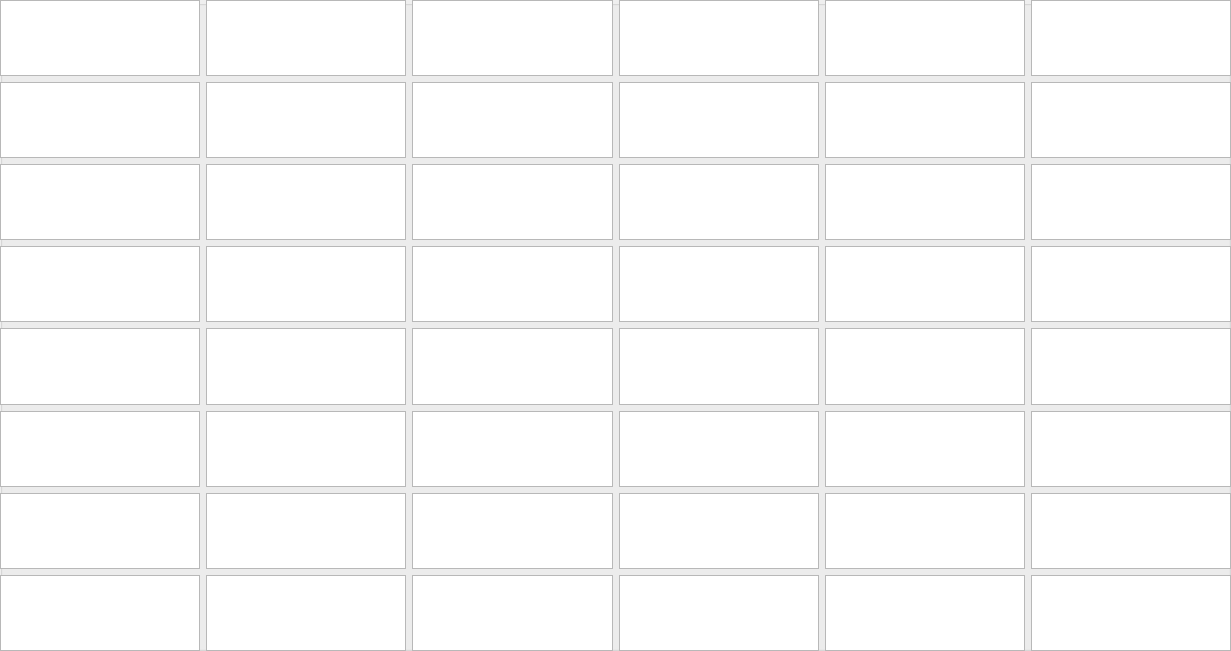
    <widget class="QGroupBox" name="groupBoxAllSubject">
     <property name="geometry">
      <rect>
       <x>0</x>
       <y>30</y>
       <width>1231</width>
       <height>651</height>
      </rect>
     </property>
     <property name="title">
      <string/>
     </property>
     <widget class="QWidget" name="gridLayoutWidget">
      <property name="geometry">
       <rect>
        <x>0</x>
        <y>0</y>
        <width>1231</width>
        <height>651</height>
       </rect>
      </property>
      <layout class="QGridLayout" name="gridLayout">
       <item row="7" column="1">
        <widget class="QTextBrowser" name="textBrowserTue8"/>
       </item>
       <item row="2" column="4">
        <widget class="QTextBrowser" name="textBrowserFri3"/>
       </item>
       <item row="5" column="2">
        <widget class="QTextBrowser" name="textBrowserWed6"/>
       </item>
       <item row="5" column="0">
        <widget class="QTextBrowser" name="textBrowserMon6"/>
       </item>
       <item row="0" column="1">
        <widget class="QTextBrowser" name="textBrowserTue1"/>
       </item>
       <item row="0" column="4">
        <widget class="QTextBrowser" name="textBrowserFri1"/>
       </item>
       <item row="2" column="1">
        <widget class="QTextBrowser" name="textBrowserTue3"/>
       </item>
       <item row="7" column="4">
        <widget class="QTextBrowser" name="textBrowserFri8"/>
       </item>
       <item row="3" column="3">
        <widget class="QTextBrowser" name="textBrowserThu4"/>
       </item>
       <item row="3" column="4">
        <widget class="QTextBrowser" name="textBrowserFri4"/>
       </item>
       <item row="4" column="0">
        <widget class="QTextBrowser" name="textBrowserMon5"/>
       </item>
       <item row="2" column="0">
        <widget class="QTextBrowser" name="textBrowserMon3"/>
       </item>
       <item row="0" column="3">
        <widget class="QTextBrowser" name="textBrowserThu1"/>
       </item>
       <item row="3" column="0">
        <widget class="QTextBrowser" name="textBrowserMon4"/>
       </item>
       <item row="6" column="0">
        <widget class="QTextBrowser" name="textBrowserMon7"/>
       </item>
       <item row="2" column="3">
        <widget class="QTextBrowser" name="textBrowserThu3"/>
       </item>
       <item row="0" column="2">
        <widget class="QTextBrowser" name="textBrowserWed1"/>
       </item>
       <item row="6" column="1">
        <widget class="QTextBrowser" name="textBrowserTue7"/>
       </item>
       <item row="0" column="0">
        <widget class="QTextBrowser" name="textBrowserMon1"/>
       </item>
       <item row="3" column="2">
        <widget class="QTextBrowser" name="textBrowserWed4"/>
       </item>
       <item row="4" column="3">
        <widget class="QTextBrowser" name="textBrowserThu5"/>
       </item>
       <item row="5" column="4">
        <widget class="QTextBrowser" name="textBrowserFri6"/>
       </item>
       <item row="6" column="3">
        <widget class="QTextBrowser" name="textBrowserThu7"/>
       </item>
       <item row="4" column="4">
        <widget class="QTextBrowser" name="textBrowserFri5"/>
       </item>
       <item row="4" column="2">
        <widget class="QTextBrowser" name="textBrowserWed5"/>
       </item>
       <item row="7" column="2">
        <widget class="QTextBrowser" name="textBrowserWed8"/>
       </item>
       <item row="5" column="1">
        <widget class="QTextBrowser" name="textBrowserTue6"/>
       </item>
       <item row="1" column="2">
        <widget class="QTextBrowser" name="textBrowserWed2"/>
       </item>
       <item row="7" column="0">
        <widget class="QTextBrowser" name="textBrowserMon8"/>
       </item>
       <item row="1" column="0">
        <widget class="QTextBrowser" name="textBrowserMon2"/>
       </item>
       <item row="1" column="4">
        <widget class="QTextBrowser" name="textBrowserFri2"/>
       </item>
       <item row="7" column="3">
        <widget class="QTextBrowser" name="textBrowserThu8"/>
       </item>
       <item row="2" column="2">
        <widget class="QTextBrowser" name="textBrowserWed3"/>
       </item>
       <item row="5" column="3">
        <widget class="QTextBrowser" name="textBrowserThu6"/>
       </item>
       <item row="6" column="2">
        <widget class="QTextBrowser" name="textBrowserWed7"/>
       </item>
       <item row="1" column="1">
        <widget class="QTextBrowser" name="textBrowserTue2"/>
       </item>
       <item row="3" column="1">
        <widget class="QTextBrowser" name="textBrowserTue4"/>
       </item>
       <item row="1" column="3">
        <widget class="QTextBrowser" name="textBrowserThu2"/>
       </item>
       <item row="6" column="4">
        <widget class="QTextBrowser" name="textBrowserFri7"/>
       </item>
       <item row="4" column="1">
        <widget class="QTextBrowser" name="textBrowserTue5"/>
       </item>
       <item row="7" column="5">
        <widget class="QTextBrowser" name="textBrowserSat8"/>
       </item>
       <item row="6" column="5">
        <widget class="QTextBrowser" name="textBrowserSat7"/>
       </item>
       <item row="5" column="5">
        <widget class="QTextBrowser" name="textBrowserSat6"/>
       </item>
       <item row="4" column="5">
        <widget class="QTextBrowser" name="textBrowserSat5"/>
       </item>
       <item row="0" column="5">
        <widget class="QTextBrowser" name="textBrowserSat1"/>
       </item>
       <item row="1" column="5">
        <widget class="QTextBrowser" name="textBrowserSat2"/>
       </item>
       <item row="2" column="5">
        <widget class="QTextBrowser" name="textBrowserSat3"/>
       </item>
       <item row="3" column="5">
        <widget class="QTextBrowser" name="textBrowserSat4"/>
       </item>
      </layout>
     </widget>
    </widget>
